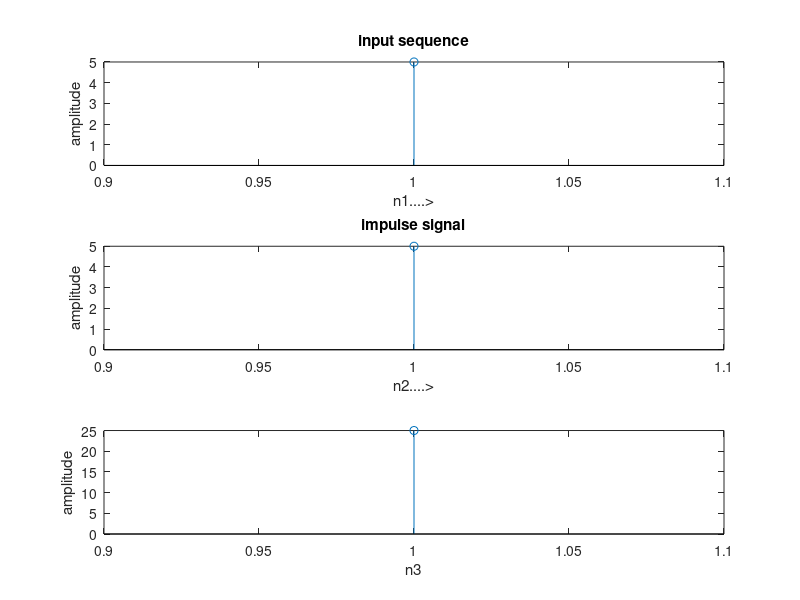

Source code (MATLAB):
%Program for linear convolution
%to get the input sequence
n1=input('enter the length of input sequence');
n2=input('enter the length of impulse sequence');
x=input('enter the input sequence');
h=input('enter the impulse sequence');
%convolution operation
y=conv(x,h);
%to plot the signal
subplot(3,1,1);
stem(x);
ylabel('amplitude');
xlabel('n1....>');
title('input sequence')
subplot(3,1,2);
stem(h);
ylabel('amplitude');
xlabel('n2....>');
title('impulse signal')
subplot(3,1,3);
stem(y);
ylabel('amplitude');
xlabel('n3');
disp('the resultant signal is');y
